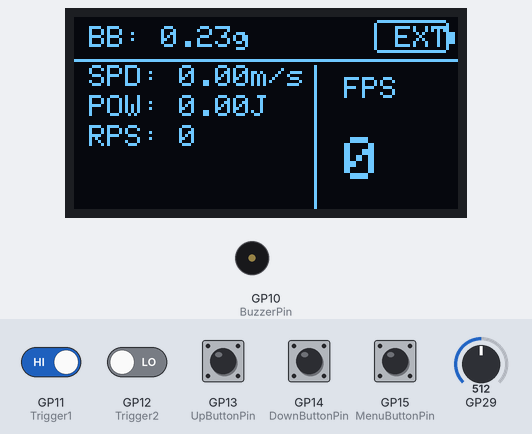
The sketch below on a simulated Raspberry Pi Pico. On the bench: 128×64 one-colour display, buzzer (waves = sounding). The test bench sets the inputs (shaded band); at power-on: GP11 (Trigger1), GP13 (UpButtonPin), GP14 (DownButtonPin), GP15 (MenuButtonPin) HIGH, GP12 (Trigger2) LOW, GP29 = 512.

Above: at 4.3 s.
4.4 s: GP29 set to 122
At 15.3 s:
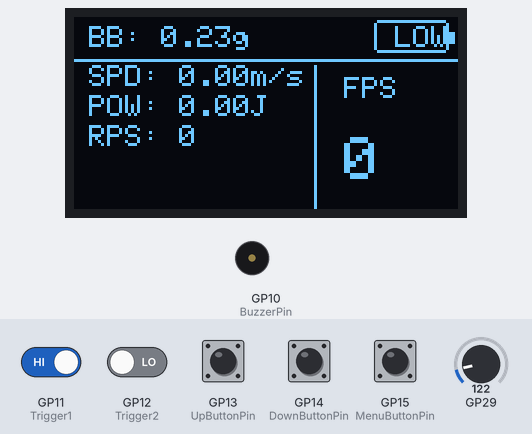
15.6 s: GP11 (Trigger1) driven LOW
At 18.6 s:
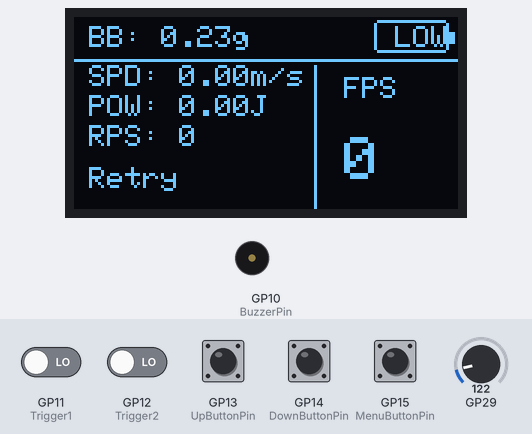
26.1 s: GP15 (MenuButtonPin) pulled LOW for 0.15 s
At 26.46 s:
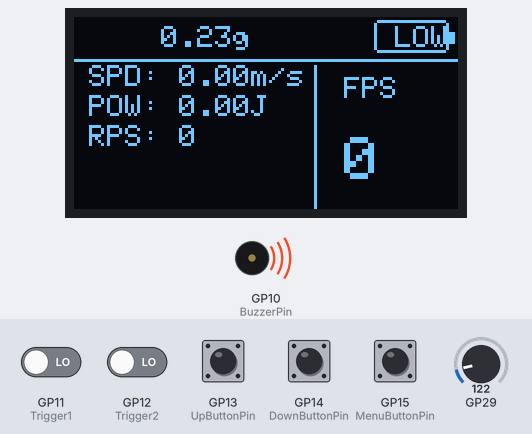
26.8 s: GP13 (UpButtonPin) pulled LOW for 0.15 s
At 27.26 s:
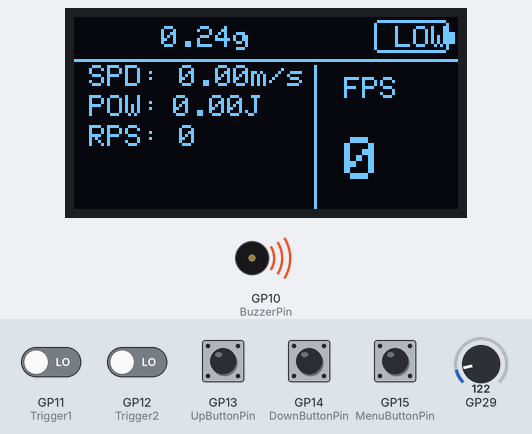
27.5 s: GP29 set to 306
At 27.54 s:
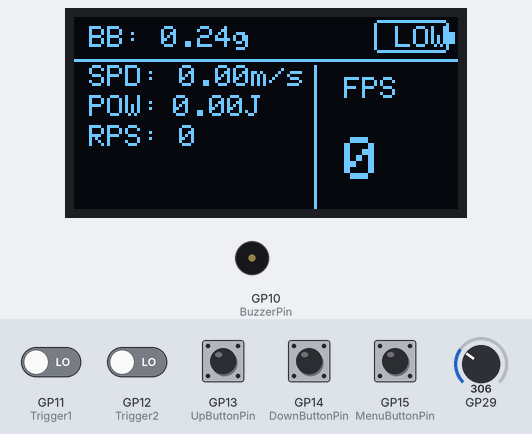
38.3 s: GP14 (DownButtonPin) pulled LOW for 0.15 s
At 38.87 s:
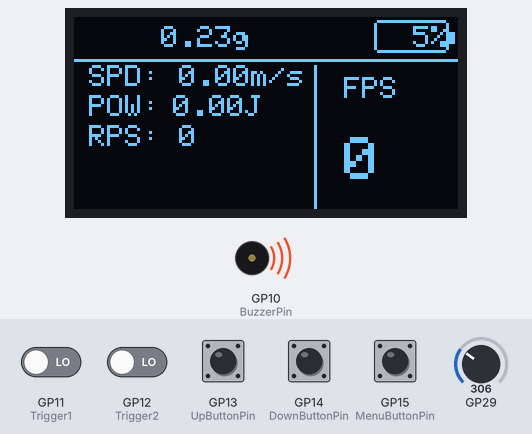
Timing chart, 0 to 40.0 s (numbered marks = the images above; inputs shaded):
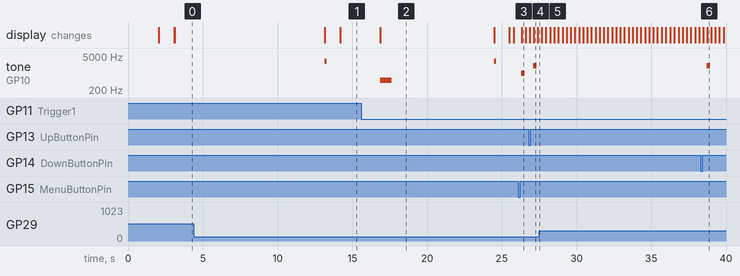

The sketch:

Open_Source_chronograph.ino
```cpp
// (licence header left out)
#include <Wire.h>
#include <Adafruit_GFX.h>
#include <Adafruit_SSD1306.h>
#include "pico/multicore.h"


#define SCREEN_WIDTH 128
#define SCREEN_HEIGHT 64
#define UpButtonPin 13
#define DownButtonPin 14
#define MenuButtonPin 15
#define Trigger1 11
#define Trigger2 12
#define BuzzerPin 10
#define SensorDistance 100 // in mm


Adafruit_SSD1306 display(SCREEN_WIDTH, SCREEN_HEIGHT, &Wire, -1);

// Variable decleration
String batper = "";
int bat = 0;
float vbat= 0;
int selector = 0;
float bbweight = 0.23;
float speedmet = 0;
float powerj = 0;
int rps = 0;
int fps = 0;
int shotcounter = 0;
int UIupdate = 0;
unsigned long UIlastUpdate = 0;
volatile bool ButtUpInt = false;
volatile bool ButDownInt = false;
volatile bool ButMenuInt = false;
// time2-time1 1025 gives 320fps for tests
volatile unsigned long time1 = 0;
volatile unsigned long time2 = 0;
unsigned long firstshottime = 0;

void setup() {
  Serial.begin(9600);
  display.begin(SSD1306_SWITCHCAPVCC, 0x3C);
  delay(2000);
  display.clearDisplay();
  //Init buzzer
  // Make sure it does not draw more than 12 mA, use resistor if needed
  pinMode (BuzzerPin, OUTPUT_12MA);
  // Boot splash
  Splash();
  // Main display UI init
  display.drawLine(0, 14, 128, 14, WHITE);
  update_battery();
  display.setTextSize(1);
  display.setCursor(5,3);
  display.print("BB: " + String(bbweight) + "g");
  display.setCursor(5,16);
  display.print("SPD: " + String(speedmet) + "m/s");
  display.setCursor(5,26);
  display.print("POW: " + String(powerj) + "J");
  display.setCursor(5,36);
  display.print("RPS: " + String(rps));
  display.drawLine(80, 16, 80, 64, WHITE);
  display.setCursor(90,20);
  display.print("FPS");
  display.setTextSize(2);
  display.setCursor(90,40);
  display.print(fps);
  display.display();

  //init buttons
  pinMode (UpButtonPin, INPUT_PULLUP);
  pinMode (DownButtonPin, INPUT_PULLUP);
  pinMode (MenuButtonPin, INPUT_PULLUP);
  attachInterrupt(UpButtonPin, ButtUpInt_f, LOW );
  attachInterrupt(DownButtonPin, ButDownInt_f, LOW );
  attachInterrupt(MenuButtonPin, ButMenuInt_f, LOW );

  //Init IR Triggers
  pinMode (Trigger1, INPUT);
  pinMode (Trigger2, INPUT);

  //Launch second core
  multicore_launch_core1(core1_IR_Triggers);

}

void loop() {
  // menu button selector handling
  switch(selector){
    case 0:
      break;
    case 1:
      display.fillRect(0, 0, 25, 10, BLACK);
      display.display();
      delay(250);
      display.setTextSize(1);
      display.setCursor(5,3);
      display.print("BB: ");
      display.display();
      delay(250);
      break;
  }
  // Button interupt functions
  if (ButMenuInt == true){
    ButMenu();
  }else if (ButDownInt == true){
    ButDown();
  }else if (ButtUpInt == true){
    ButUp();
  }

  // Measure RPS
  if ((shotcounter == 1) && (firstshottime == 0)){
    firstshottime=millis();
  }
  if (((millis()-firstshottime)>1000) && shotcounter != 0){
    rps = shotcounter;
    rpsdisp();
    shotcounter = 0;
    firstshottime = 0;
    message("Wait");
    delay(2000);
    message("Go !");
  }

  // update UI after 10s
  if (UIupdate == 0){
    UIlastUpdate=millis();
    UIupdate = 1;
  }
  if ((millis()-UIlastUpdate)>10000){
    update_battery();
    message("");
    UIupdate = 0;
  }

  // Detect failed read after 1s
  if (((micros() - time1) > 1000000) && time1 != 0){
    time1 = 0;
    time2 = 0;
    message("Retry");
    tone(BuzzerPin, 500, 750);
  }
  if (((micros() - time2) > 1000000) && time2 != 0){
    time1 = 0;
    time2 = 0;
    message("Retry");
    tone(BuzzerPin, 500, 750);
  }


}

void core1_IR_Triggers(){
  while (true){
      while(digitalRead(Trigger1)==LOW);
      while(digitalRead(Trigger1)==HIGH);
      time1=micros();
      while(digitalRead(Trigger2)==LOW);
      while(digitalRead(Trigger2)==HIGH);
      time2=micros();
      if (time1 != 0 && time2 != 0){
      //Got a sucessful read
      fps = floor(0.32808398950131235/((float(time2)-float(time1))/1000000.0));
      message("PEW !");
      fpsdisp(fps);
      msdisp(fps);
      powdisp();
      time1 = 0;
      time2 = 0;
      shotcounter++;
      tone(BuzzerPin, 3000, 500);
      }
  }
}


void rpsdisp(){
  display.fillRect(27, 36, 53, 10, BLACK);
  display.setTextSize(1);
  display.setCursor(27,36);
  display.print(" " + String(rps));
  display.display();
}

void powdisp(){
  powerj = 0.5 * float(bbweight/1000.0) * sq(speedmet);
  display.fillRect(27, 26, 53, 10, BLACK);
  display.setTextSize(1);
  display.setCursor(27,26);
  display.print(" " + String(powerj, 2) + "J");
  display.display();
}

void msdisp(int fps){
  speedmet = fps * 0.3048;
  display.fillRect(27, 16, 53, 10, BLACK);
  display.setTextSize(1);
  display.setCursor(27,16);
  display.print(" " + String(speedmet, 1) + "m/s");
  display.display();
}

void fpsdisp(int fps){
  String fpsstring = String(fps);
  display.fillRect(90, 40, 128, 64, BLACK);
  display.setTextSize(2);
  display.setCursor(90,40);
  display.print(fps);
  display.display();
}

void message(String msg){
  delay(250); //without this delay the display glitches for some reason
  display.fillRect(5, 50, 65, 15, BLACK);
  display.setTextSize(1);
  display.setCursor(5,50);
  display.print(msg);
  display.display();
}

void ButtUpInt_f(){
  ButtUpInt = true;
}
void ButDownInt_f(){
  ButDownInt = true;
}
void ButMenuInt_f(){
  ButMenuInt = true;
}

void ButUp(){
  switch(selector){
    case 0:
      break;
    case 1:
      bbweight += 0.01;
      updatebb_weight();
      powdisp();
      tone(BuzzerPin, 2000, 250);
      break;
  }
  ButtUpInt = false;
}

void ButDown(){
  switch(selector){
    case 0:
      break;
    case 1:
      bbweight -= 0.01;
      updatebb_weight();
      powdisp();
      tone(BuzzerPin, 2000, 250);
      break;
  }
  ButDownInt = false;
}

void ButMenu(){
  selector++;
  if (selector>1){
    selector=0;
  }
  delay(200);
  ButMenuInt = false;
  tone(BuzzerPin, 1000, 250);
}

void updatebb_weight(){
  display.fillRect(25, 0, 50, 10, BLACK);
  display.setTextSize(1);
  display.setCursor(5,3);
  display.print("BB: " + String(bbweight) + "g");
  display.display();
  delay(200);
}

void update_battery(){
  vbat = analogRead(29)/100.0;
  bat = ceil(((vbat-3)/(4.2-3))*100);

  if (bat == 100){
    batper = ""+String(bat) + "%";
  }else if (bat < 100 && bat >= 10){
    batper = " "+String(bat) + "%";
  }else if (bat>1 && bat < 10){
    batper = "  "+String(bat) + "%";
  }else if (bat > 100){
    batper = " EXT";
  }else if (bat < 1){
    batper = " LOW";
    display.fillRoundRect(100, 1, 30, 11, 2, BLACK);
    display.display();
    tone(BuzzerPin, 3000, 150);
    delay(1000);
  }
  display.fillRoundRect(100, 1, 25, 11, 2, BLACK);
  display.drawRoundRect(100, 1, 25, 11, 2, WHITE);
  display.fillRect(125, 5, 2, 4, WHITE);
  display.setTextSize(0);
  display.setTextColor(WHITE);
  display.setCursor(101, 3);
  display.println(batper);
  display.display();
}

void bootsound(){
  digitalWrite(BuzzerPin, HIGH);
  delay(500);
  digitalWrite(BuzzerPin, LOW);
  delay(500);
}
void Splash(){
  display.setTextSize(1);
  display.setTextColor(WHITE);
  display.setCursor(40, 0);
  display.println("ANARXUS");
  display.setTextSize(2);
  display.setCursor(35, 20);
  display.println("OPEN");
  display.setCursor(25, 40);
  display.println("CHRONO");
  display.display();
  bootsound();
  display.clearDisplay();
  display.display();
}
```

Measured:
- after the input at 4.4 s, tone on GP10 (BuzzerPin): silent → 3000 Hz after 8.8 s, → silent 0.15 s later; the display: first differs from a run without the input after 8.8 s (image 1 shows a later state)
- after the input at 15.6 s, the display: first differs from a run without the input after 1.3 s (image 2)
- after the input at 26.1 s, tone on GP10 (BuzzerPin): silent → 1000 Hz after 0.20 s, → silent 0.25 s later; the display: changes after 0.23 s (image 3)
- after the input at 26.8 s, tone on GP10 (BuzzerPin): silent → 2000 Hz after 0.30 s, → silent 0.25 s later; the display: first changes after 0.08 s (image 4 shows a later state)
- after the input at 27.5 s, tone on GP10 (BuzzerPin): stays silent (without the input it goes to 3000 Hz after 8.5 s)
- after the input at 38.3 s, tone on GP10 (BuzzerPin): silent → 2000 Hz after 0.41 s, → silent 0.25 s later; the display: first changes after 0.18 s (image 6 shows a later state)
- what the display in image 2 shows lasts 7.6 s, from 16.9 s to 24.5 s
